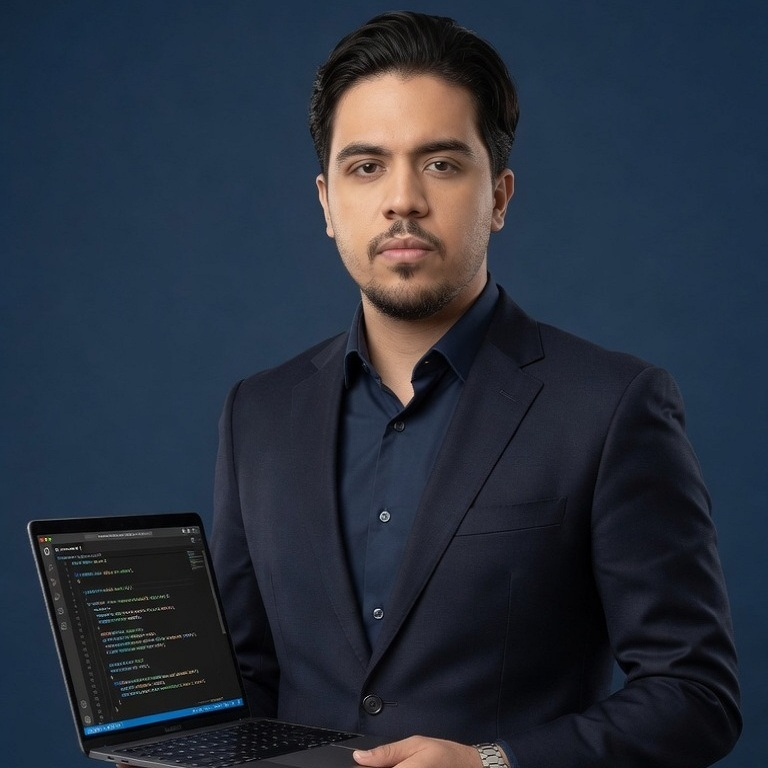
#> input picture profile.jpg, 768 x 768 px
$ python -i build_profile.py   (imports and definitions only)
#> lines starting #> are read from the running program, lines starting #| are printed output that depends on the picture
#!/usr/bin/env python3
from pathlib import Path
from html import escape
import json
import sys

ROOT = Path(__file__).resolve().parent
PROFILE_PATH = ROOT / "profile.json"
PHOTO_CANDIDATES = [ROOT / "profile.jpg", ROOT / "profile.jpeg", ROOT / "profile.png", ROOT / "profile.webp"]
PORTRAIT_TXT = ROOT / "portrait.txt"
TEMPLATE_DIR = ROOT / "templates"

ASCII_WIDTH = 92
ASCII_HEIGHT = 53
START_X = 30
START_Y = 79.98
END_Y = 472.47
CHARSET = " .:-=+*#%@"

FIELDS = {
    "TERMINAL_ID": "terminal_id",
    "NAME": "name",
    "ROLE": "role",
    "ORIGIN": "origin",
    "EDUCATION": "education",
    "CURRENT": "current",
    "FOCUS": "focus",
    "EXPERIENCE": "experience",
    "LANGUAGES": "languages",
    "FRONTEND": "frontend",
    "BACKEND": "backend",
    "DATABASE": "database",
    "INFRA": "infra",
    "EMAIL": "email",
    "TELEGRAM": "telegram",
    "LINKEDIN": "linkedin",
    "GITHUB_USERNAME": "github_username",
}


# [6 lines left out: function load_profile, not called in this run]


def photo_to_ascii(photo_path: Path):
#> called with photo_path = 'profile.jpg'
    try:
        from PIL import Image, ImageEnhance, ImageOps
    except ImportError:
        raise SystemExit(
            "Pillow is required to convert profile.jpg. Run: pip install -r requirements.txt"
        )

    img = Image.open(photo_path)
#> img is the input picture: PIL image 768x768 RGB; mean R, G, B 39.6, 47.5, 60.4
    img = ImageOps.exif_transpose(img).convert("L")
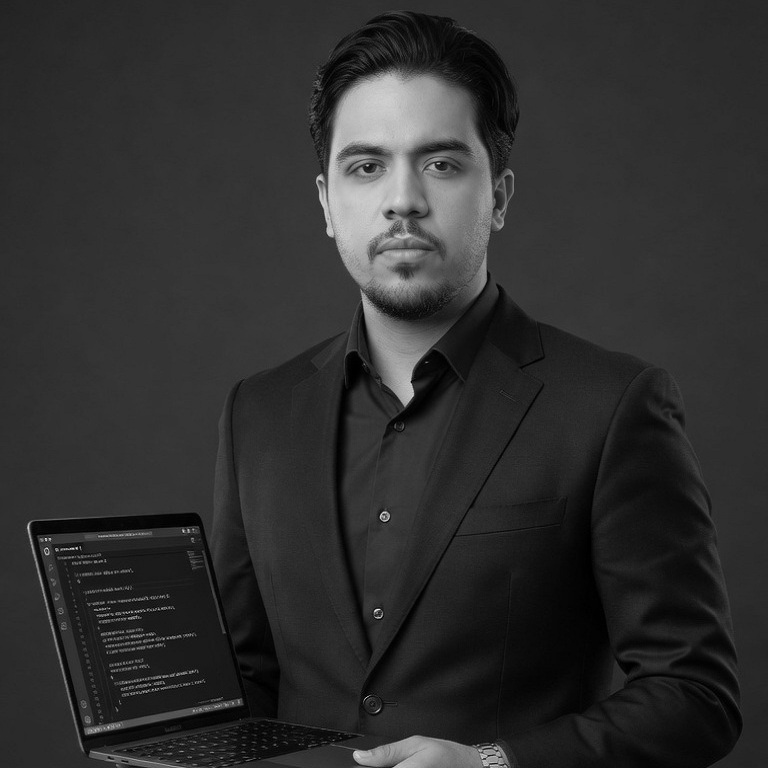
#> img: PIL image 768x768 L; min 0, max 246, mean 46.6

    # Crop to the same visual proportions as the existing portrait panel.
    target_ratio = ASCII_WIDTH / (ASCII_HEIGHT * 1.95)
    w, h = img.size
#> w = 768; h = 768
    current_ratio = w / h
#> current_ratio = 1
    if current_ratio > target_ratio:
        new_w = int(h * target_ratio)
#> new_w = 683
        left = max(0, (w - new_w) // 2)
#> left = 42
        img = img.crop((left, 0, left + new_w, h))
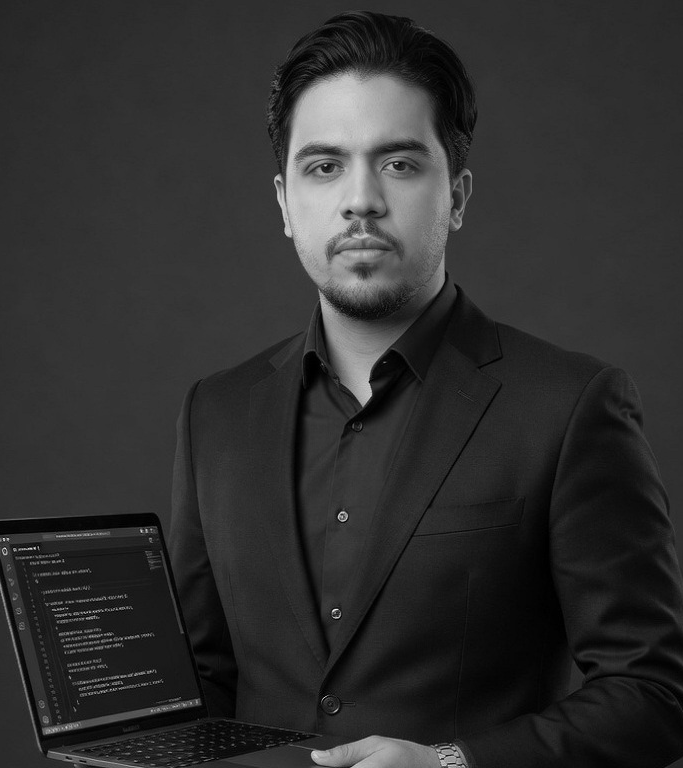
#> img: PIL image 683x768 L; min 0, max 246, mean 47
    else:
        new_h = int(w / target_ratio)
        top = max(0, (h - new_h) // 2)
        img = img.crop((0, top, w, top + new_h))

    # Normalize portrait contrast so facial features survive the ASCII conversion.
    img = ImageOps.autocontrast(img, cutoff=1)
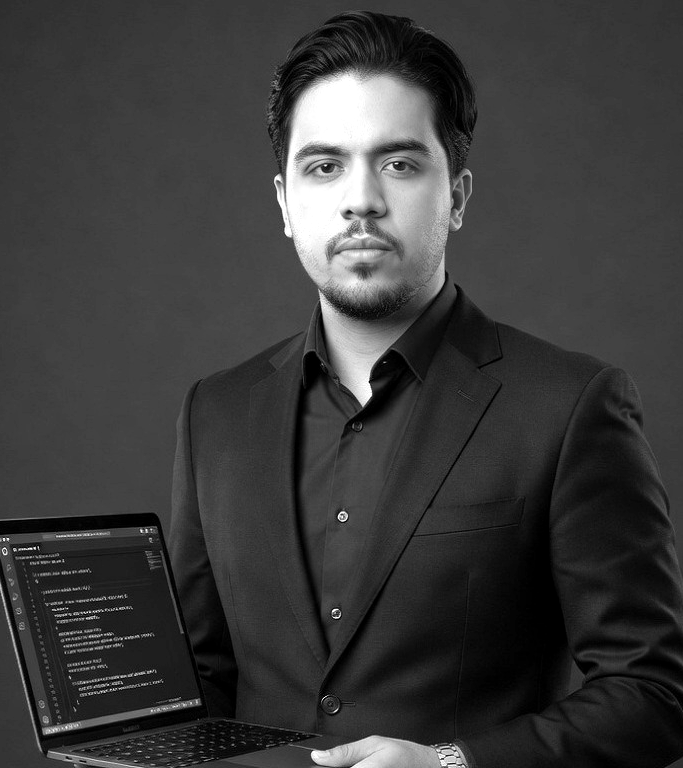
#> img: PIL image 683x768 L; min 0, max 255, mean 58.8
    img = ImageEnhance.Contrast(img).enhance(1.55)
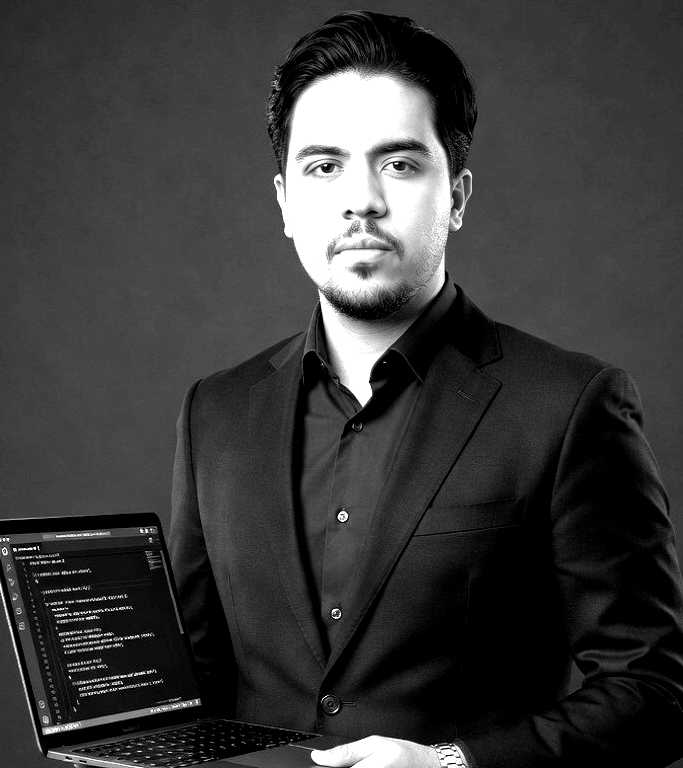
#> img: PIL image 683x768 L; min 0, max 255, mean 57.9
    img = ImageEnhance.Sharpness(img).enhance(1.25)
    img = img.resize((ASCII_WIDTH, ASCII_HEIGHT))
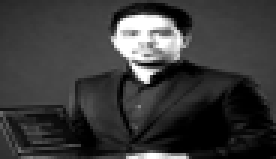
#> img: PIL image 92x53 L (shown 3 times larger); min 0, max 255, mean 57.7

    pixels = list(img.getdata())
#> pixels = 4876 values, max 255 at index 594, min 0 at index 237, mean 57.72
    chars = []
    scale = (len(CHARSET) - 1) / 255
    for row in range(ASCII_HEIGHT):
        line = "".join(CHARSET[round(pixels[row * ASCII_WIDTH + col] * scale)] for col in range(ASCII_WIDTH))
        chars.append(line)
#> after the loop, chars = 53 items
    return chars


# [58 lines left out: functions load_portrait_lines, portrait_tspans, render_svg, render_readme, main, not called in this run]


# [2 lines not run here, left out]

>>> result = photo_to_ascii('profile.jpg')
#> result = 53 items
